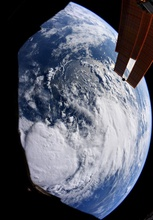
%> input picture assignment-4/nasa.jpg, 153 x 220 px, shrunk from 667 x 960 before the run
$ octave median.m   (GNU Octave 9; MATLAB toolbox functions it lacks are replaced by stand-ins)
%> lines starting %> are read from the running program, lines starting %| are printed output that depends on the picture
### assignment-4/medianfilter.m
function [output] = medianfilter(input, kernel)
    [rows, cols, channel] = size(input);
    [kr, kc] = size(kernel);

    edgex = floor(kr/2);
    edgey = floor(kc/2);

    input = double(input);
    output = zeros(size(input));

    for row = edgex:rows-edgex
        for col = edgey:cols-edgey
            i = 1;
            for fx = 1:kr-1
                for fy = 1:kc-1
                    kernel(i) = input(row + fx - edgex, col + fy - edgey);
                    i = i + 1;
                end
            end
            kernel = sort(kernel(:));
            output(row, col) = kernel(floor(size(kernel,1)/2));
        end
    end
    output = uint8(output);
end

### assignment-4/median.m
clear all;
clear;
clc;

%% original image = f(x,y)
img = imread('nasa.jpg');
%> img is the input picture: size 220x153x3 uint8; mean R, G, B 86.7, 89.8, 102.9
img = rgb2gray(img);
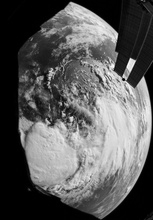
%> img: size 220x153 uint8; min 0, max 254, mean 90.3

%% kernel median filter
kernel = ones(3);

output = medianfilter(img, kernel);
%> after the loop in medianfilter, `for row = edgex:rows-edgex`:
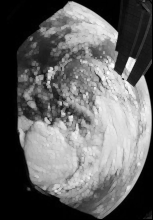
%> output: size 220x153 double; min 0, max 253, mean 100.9
%> after the loop in medianfilter, `for row = edgex:rows-edgex`: kernel = [15; 24; 34; 44; 253; 254; 254; 254; 254]

%% plotting
figure;
subplot(1,3,1); imshow(img); title('Original');
subplot(1,3,2); imshow(output); title('Median Filtered');
subplot(1,3,3); imshow(output./img); title('Median times Original');
%> after `imshow(output./img)`:
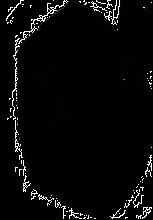
%> displayed picture: size 220x153, on the screen's scale of 0 to 255; min 0, max 255, mean 9.9

$ run again, with assignment-4/img.jpg copied over assignment-4/nasa.jpg
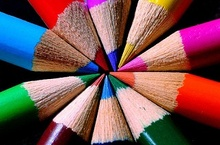
%> input picture assignment-4/img.jpg, 220 x 145 px, shrunk from 320 x 211 before the run
%> img is the input picture: size 145x220x3 uint8; mean R, G, B 118.5, 83.1, 83.8
%> img: size 145x220 uint8
%> after the loop in medianfilter, `for row = edgex:rows-edgex`:
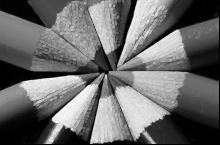
%> output: size 145x220 double; min 0, max 250, mean 105.9
%> after the loop in medianfilter, `for row = edgex:rows-edgex`: kernel = [0; 0; 0; 0; 250; 254; 254; 254; 254]
%> `imshow(output./img)`:
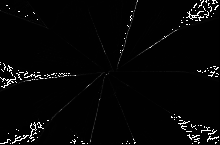
%> displayed picture: size 145x220, on the screen's scale of 0 to 255; min 0, max 255, mean 7.5
